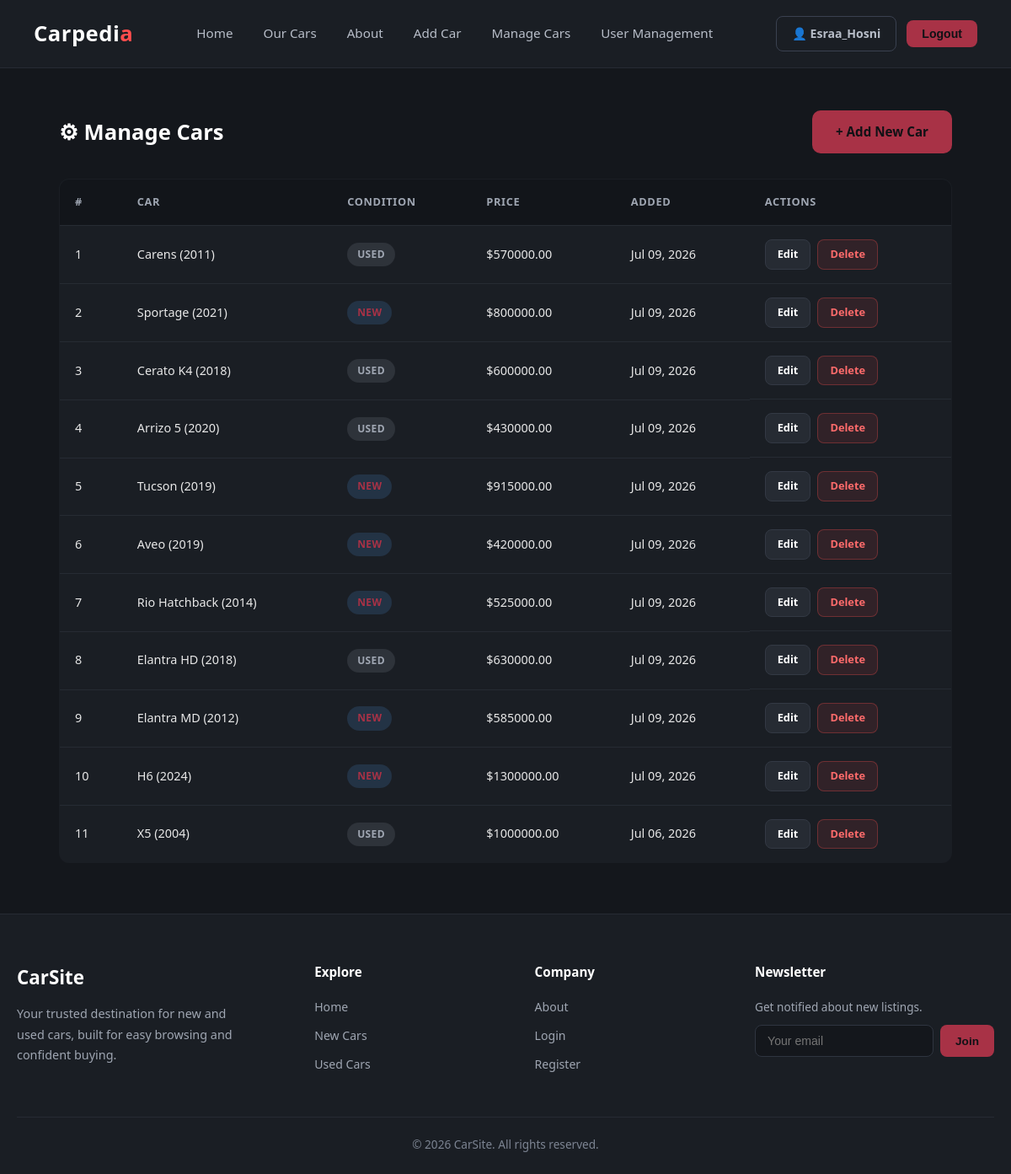
Screenshot of /manage-cars/ (signed in) with the database file from the repository.
### cars/models.py (models this page shows, shortened)
class Car(models.Model):
    CONDITION_CHOICES = [
        ('new', 'New'),
        ('used', 'Used'),
    ]
    brand = models.CharField(max_length=100)
    condition = models.CharField(max_length=10, choices=CONDITION_CHOICES, default='used')
    model_name = models.CharField(max_length=100)
    year = models.IntegerField()
    price = models.DecimalField(max_digits=10, decimal_places=2)
    engine = models.CharField(max_length=100)
    horsepower = models.IntegerField()
    fuel_type = models.CharField(max_length=50)
    transmission = models.CharField(max_length=50)
    description = models.TextField()
    main_image = models.ImageField(upload_to='cars/')
    created_at = models.DateTimeField(auto_now_add=True)

### cars/views.py (the view)
# urls.py: path('manage-cars/', views.manage_cars, name='manage_cars'),
@user_passes_test(lambda u: u.is_staff)
def manage_cars(request):
    cars = Car.objects.all().order_by('-created_at')
    return render(request, 'cars/manage_cars.html', {'cars': cars})

### cars/templates/cars/manage_cars.html (shortened to what this page needs)
{% extends 'cars/base.html' %}
{% block content %}
<div class="category-header">
    <h2>⚙ Manage Cars</h2>
    <a href="{% url 'add_car' %}" class="btn btn-primary">+ Add New Car</a>
</div>
<div class="admin-table-wrap">
    <table class="admin-table">
        <thead>
            <tr>
                <th>#</th><th>Car</th><th>Condition</th><th>Price</th><th>Added</th><th>Actions</th>
            </tr>
        </thead>
        <tbody>
            {% for car in cars %}
            <tr>
                <td>{{ forloop.counter }}</td>
                <td>{{ car.brand.name }} {{ car.model_name }} ({{ car.year }})</td>
                <td><span class="condition-tag {{ car.condition }}">{{ car.get_condition_display }}</span></td>
                <td>${{ car.price }}</td>
                <td>{{ car.created_at|date:"M d, Y" }}</td>
                <td class="admin-actions">
                    <a href="{% url 'edit_car' car.pk %}" class="btn-small">Edit</a>
                    <a href="{% url 'delete_car' car.pk %}" class="btn-small btn-danger" onclick="return confirm('Delete this car?');">Delete</a>
                </td>
            </tr>
            {% empty %}
            <tr><td colspan="6">No cars yet.</td></tr>
            {% endfor %}
        </tbody>
    </table>
</div>
{% endblock %}

### cars/templates/cars/base.html (shortened to what this page needs)
{% load static %}
<!DOCTYPE html>
<html>
<head>
    <link rel="stylesheet" href="{% static 'css/style.css' %}">
</head>
<body>
    <header>
        <div class="nav-container">
            <h1><a href="{% url 'home' %}">Carpedi<span class="logo-accent">a</span></a></h1>
            <nav class="main-nav">
                <a href="{% url 'home' %}">Home</a>
                <a href="{% url 'car_list' %}">Our Cars</a>
                <a href="{% url 'about_us' %}">About</a>
                {% if user.is_authenticated and user.is_staff %}
                    <a href="{% url 'add_car' %}">Add Car</a>
                    <a href="{% url 'manage_cars' %}">Manage Cars</a>
                    <a href="{% url 'user_management' %}">User Management</a>
                {% endif %}
            </nav>
            <div class="auth-nav">
                {% if user.is_authenticated %}
                    <a href="{% url 'profile' %}" class="btn-auth btn-login">👤 {{ user.username }}</a>
                    <form method="post" action="{% url 'logout' %}" style="display:inline;">
                        <button type="submit" class="btn-auth btn-register" style="border:none; cursor:pointer;">Logout</button>
                    </form>
                {% else %}
                    <a href="{% url 'login' %}" class="btn-auth btn-login">Login</a>
                    <a href="{% url 'register' %}" class="btn-auth btn-register">Register</a>
                {% endif %}
            </div>
        </div>
    </header>
    <main>
        {% block content %}{% endblock %}
    </main>
    <footer>
        <div class="footer-container">
            <div class="footer-top">
                <div class="footer-brand">
                    <h3>CarSite</h3>
                    <p>Your trusted destination for new and used cars, built for easy browsing and confident buying.</p>
                </div>
                <div class="footer-col">
                    <h4>Explore</h4>
                    <a href="{% url 'home' %}">Home</a>
                    <a href="{% url 'new_cars' %}">New Cars</a>
                    <a href="{% url 'used_cars' %}">Used Cars</a>
                </div>
                <div class="footer-col">
                    <h4>Company</h4>
                    <a href="{% url 'about_us' %}">About</a>
                    <a href="{% url 'login' %}">Login</a>
                    <a href="{% url 'register' %}">Register</a>
                </div>
                <div class="footer-col">
                    <h4>Newsletter</h4>
                    <p style="color:#9fa6b2; font-size:0.85rem; margin-bottom:10px;">Get notified about new listings.</p>
                    <form class="newsletter-form">
                        <input type="email" name="email" placeholder="Your email" required>
                        <button type="submit">Join</button>
                    </form>
                </div>
            </div>
            <div class="footer-bottom">
                &copy; 2026 CarSite. All rights reserved.
            </div>
        </div>
    </footer>
</body>
</html>

### rows the page displays
Car: model_name "Carens", year "2011", condition "USED", price "570000.00", created_at "Jul 09, 2026"
Car: model_name "Sportage", year "2021", condition "NEW", price "800000.00", created_at "Jul 09, 2026"
Car: model_name "Cerato K4", year "2018", condition "USED", price "600000.00", created_at "Jul 09, 2026"
Car: model_name "Arrizo 5", year "2020", condition "USED", price "430000.00", created_at "Jul 09, 2026"
Car: model_name "Tucson", year "2019", condition "NEW", price "915000.00", created_at "Jul 09, 2026"
Car: model_name "Aveo", year "2019", condition "NEW", price "420000.00", created_at "Jul 09, 2026"
Car: model_name "Rio Hatchback", year "2014", condition "NEW", price "525000.00", created_at "Jul 09, 2026"
Car: model_name "Elantra HD", year "2018", condition "USED", price "630000.00", created_at "Jul 09, 2026"
Car: model_name "Elantra MD", year "2012", condition "NEW", price "585000.00", created_at "Jul 09, 2026"
Car: model_name "H6", year "2024", condition "NEW", price "1300000.00", created_at "Jul 09, 2026"
Car: model_name "X5", year "2004", condition "USED", price "1000000.00", created_at "Jul 06, 2026"

### other values shown
{{ user.username }} "Esraa_Hosni"
